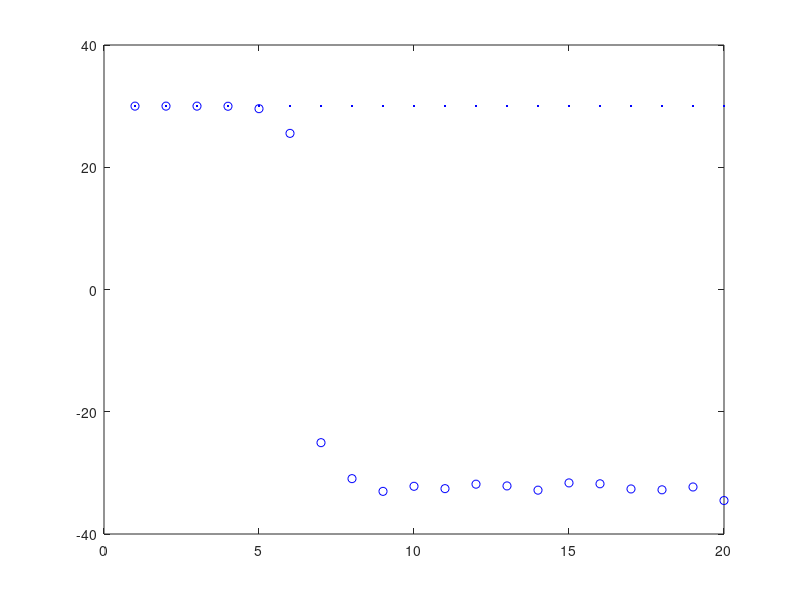
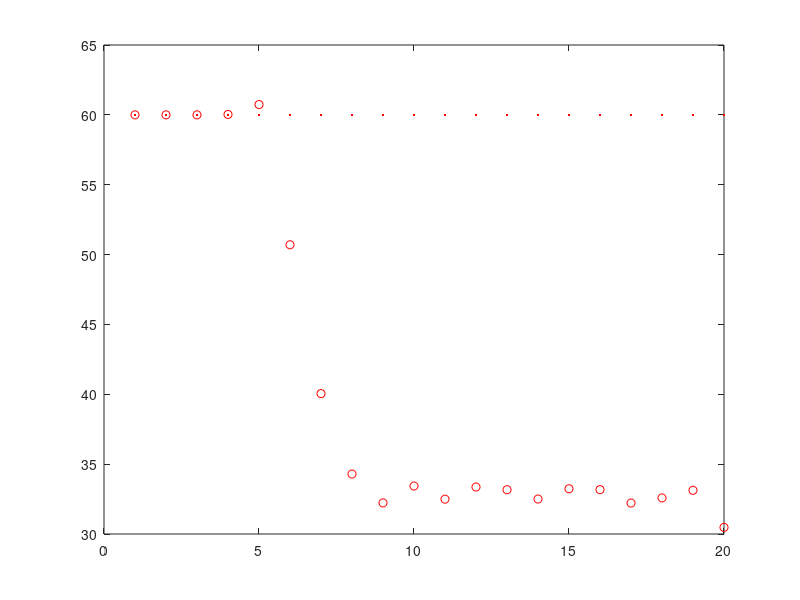

Reproduce these figures in MATLAB, in order.
%% Espirit_baseline
clear;clc;
%% Initializations
g_weight = 1;
v_weight = 1;
n_weight = 1*10^(-3);
g_angle = pi/6;
v_angle = pi/3;

delx = 0.5; % Delta x of baseline
baseline = delx; %Physical baseline of two sample arrays

array_size = 6; % the amount of ground samples
Averaged_Signal_samples = 500; %Averaged_Signal_samples in matrix
NoiseITER = 20;

est_ground_angle = zeros(1,NoiseITER);
est_vegitation_angle = zeros(1,NoiseITER);

%% Start of Algorithm
for Noise = 1:NoiseITER;
    n_weight = Noise*n_weight;
    for unusedVariable = 1:Averaged_Signal_samples;
%% Setting up Random Phi that differ across samples
phi_one = 1i*2*pi*rand(1,Averaged_Signal_samples);
phi_two = 1i*2*pi*rand(1,Averaged_Signal_samples);
pos = [1:array_size]'; %#ok<NBRAK>
distance = 2.*pi.*pos.*delx;  % element separation of 1/2 wavelength

%% Element Array size with Signal

X = g_weight.*(exp(-1i*distance*sin(g_angle))*exp(phi_one))... %Ground
    + v_weight.*(exp(-1i*distance*sin(v_angle))*exp(phi_two))...  %Vegetaion
    + n_weight.*sqrt(-2.*log(1-rand(array_size,Averaged_Signal_samples))).*exp(1i*2*pi*rand(array_size,Averaged_Signal_samples));  %Noise

%% Setting up Baselines
% Remember to change the Initial Variable delx if Baseline changes

%S1 = [X(1,:); X(2,:)]; S2 = [X(5,:);X(6,:)]; %Baseline = 4delx
%S1 = [X(2,:);X(3,:)]; S2 = [X(4,:);X(5,:)]; %Baseline = 2delx
S1 = [X(3,:);X(4,:)]; S2 = [X(4,:);X(5,:)]; %Baseline = delx
%S1 = [X(2,:);X(3,:);X(4,:)]; S2 = [X(3,:);X(4,:);X(5,:)]; %Baseline = delx
%S1 = [X(1,:);X(2,:);X(3,:);X(4,:)]; S2 = [X(2,:);X(3,:);X(4,:);X(5,:)]; %Baseline = delx

%% Espirit Algorithm
R1 = S1*S1';
R2 = S1*S2';
A =  pinv(R1)*R2;

[u,uv] = eig(A);
[~,kk]=sort(angle(diag(uv)),'ascend');

%% Averaging over a matix then averaging that signal in a for loop proportional to the matix rows
% The Smaller Angle ends up haveing The largest angle Eigen Value
est_ground_angle(Noise) = est_ground_angle(Noise) + (asin(angle(uv(kk(1),kk(1)))/(2*pi*baseline)))/Averaged_Signal_samples; %Estimated ground angle
est_vegitation_angle(Noise) = est_vegitation_angle(Noise) + (asin(angle(uv(kk(2),kk(2)))/(2*pi*baseline)))/Averaged_Signal_samples; %Estimated Vegitation angle
    end
end
%% Ploting Results
figure(1);title('Ground angle in degrees');
plot(est_ground_angle*180/pi,'bo'); %Estimated ground angle
hold on;
plot(ones(1,NoiseITER)*g_angle*180/pi,'b.'); %actual Ground Phase
hold off;

figure(2);title('Vegitation angle in degrees');
plot(est_vegitation_angle*180/pi,'ro'); %Estimated Vegitation angle
hold on;
plot(ones(1,NoiseITER)*v_angle*180/pi,'r.'); %actual Vegitation phase
hold off;
